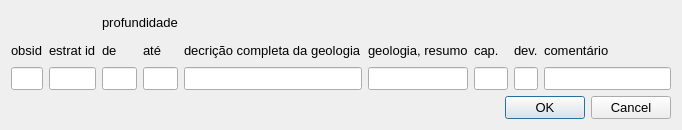
<?xml version="1.0" encoding="UTF-8"?>
<ui version="4.0">
 <class>Dialog</class>
 <widget class="QDialog" name="Dialog">
  <property name="geometry">
   <rect>
    <x>0</x>
    <y>0</y>
    <width>656</width>
    <height>130</height>
   </rect>
  </property>
  <property name="sizePolicy">
   <sizepolicy hsizetype="Preferred" vsizetype="Minimum">
    <horstretch>0</horstretch>
    <verstretch>0</verstretch>
   </sizepolicy>
  </property>
  <property name="minimumSize">
   <size>
    <width>0</width>
    <height>120</height>
   </size>
  </property>
  <property name="maximumSize">
   <size>
    <width>16777215</width>
    <height>135</height>
   </size>
  </property>
  <property name="windowTitle">
   <string>Dialog</string>
  </property>
  <layout class="QGridLayout" name="gridLayout" columnstretch="20,1,2,2,60,20,1,1,1,40" columnminimumwidth="0,0,0,0,0,0,0,0,0,0">
   <item row="0" column="2" colspan="2">
    <widget class="QLabel" name="label_5">
     <property name="font">
      <font>
       <family>Arial</family>
       <pointsize>10</pointsize>
      </font>
     </property>
     <property name="text">
      <string>profundidade</string>
     </property>
    </widget>
   </item>
   <item row="1" column="0">
    <widget class="QLabel" name="label">
     <property name="font">
      <font>
       <family>Arial</family>
       <pointsize>10</pointsize>
      </font>
     </property>
     <property name="text">
      <string>obsid</string>
     </property>
    </widget>
   </item>
   <item row="1" column="1">
    <widget class="QLabel" name="label_2">
     <property name="font">
      <font>
       <family>Arial</family>
       <pointsize>10</pointsize>
      </font>
     </property>
     <property name="text">
      <string>estrat id</string>
     </property>
    </widget>
   </item>
   <item row="1" column="2">
    <widget class="QLabel" name="label_3">
     <property name="font">
      <font>
       <family>Arial</family>
       <pointsize>10</pointsize>
      </font>
     </property>
     <property name="text">
      <string>de</string>
     </property>
    </widget>
   </item>
   <item row="1" column="3">
    <widget class="QLabel" name="label_4">
     <property name="font">
      <font>
       <family>Arial</family>
       <pointsize>10</pointsize>
      </font>
     </property>
     <property name="text">
      <string>até</string>
     </property>
    </widget>
   </item>
   <item row="1" column="4">
    <widget class="QLabel" name="label_6">
     <property name="font">
      <font>
       <family>Arial</family>
       <pointsize>10</pointsize>
      </font>
     </property>
     <property name="text">
      <string>decrição completa da geologia</string>
     </property>
    </widget>
   </item>
   <item row="1" column="5">
    <widget class="QLabel" name="label_7">
     <property name="font">
      <font>
       <family>Arial</family>
       <pointsize>10</pointsize>
      </font>
     </property>
     <property name="text">
      <string>geologia, resumo</string>
     </property>
    </widget>
   </item>
   <item row="1" column="6">
    <widget class="QLabel" name="label_8">
     <property name="font">
      <font>
       <family>Arial</family>
       <pointsize>10</pointsize>
      </font>
     </property>
     <property name="text">
      <string>cap.</string>
     </property>
    </widget>
   </item>
   <item row="1" column="8">
    <widget class="QLabel" name="label_9">
     <property name="font">
      <font>
       <family>Arial</family>
       <pointsize>10</pointsize>
      </font>
     </property>
     <property name="text">
      <string>dev.</string>
     </property>
    </widget>
   </item>
   <item row="1" column="9">
    <widget class="QLabel" name="label_10">
     <property name="font">
      <font>
       <family>Arial</family>
       <pointsize>10</pointsize>
      </font>
     </property>
     <property name="text">
      <string>comentário</string>
     </property>
    </widget>
   </item>
   <item row="2" column="0">
    <widget class="QLineEdit" name="obsid">
     <property name="font">
      <font>
       <family>Arial</family>
       <pointsize>10</pointsize>
      </font>
     </property>
     <property name="toolTip">
      <string>&lt;html&gt;&lt;head/&gt;&lt;body&gt;&lt;p&gt;&lt;span style=&quot; font-family:'Arial,sans-serif'; font-size:8pt; color:#000000; background-color:#ffffff;&quot;&gt;obsid must exist in obs_points.obsid&lt;/span&gt;&lt;/p&gt;&lt;/body&gt;&lt;/html&gt;</string>
     </property>
    </widget>
   </item>
   <item row="2" column="1">
    <widget class="QLineEdit" name="stratid">
     <property name="font">
      <font>
       <family>Arial</family>
       <pointsize>10</pointsize>
      </font>
     </property>
     <property name="toolTip">
      <string>&lt;html&gt;&lt;head/&gt;&lt;body&gt;&lt;p&gt;&lt;span style=&quot; font-family:'Arial,sans-serif'; font-size:8pt; color:#000000; background-color:#ffffff;&quot;&gt;Stratigraphy layer ID for the obsid, starts with layer 1 from ground surface and increases below&lt;/span&gt;&lt;/p&gt;&lt;/body&gt;&lt;/html&gt;</string>
     </property>
    </widget>
   </item>
   <item row="2" column="2">
    <widget class="QLineEdit" name="depthtop">
     <property name="font">
      <font>
       <family>Arial</family>
       <pointsize>10</pointsize>
      </font>
     </property>
     <property name="toolTip">
      <string>&lt;html&gt;&lt;head/&gt;&lt;body&gt;&lt;p&gt;&lt;span style=&quot; font-family:'Arial,sans-serif'; font-size:8pt; color:#000000; background-color:#ffffff;&quot;&gt;Depth, from surface level, to top of the stratigraphy layer&lt;/span&gt;&lt;/p&gt;&lt;/body&gt;&lt;/html&gt;</string>
     </property>
    </widget>
   </item>
   <item row="2" column="3">
    <widget class="QLineEdit" name="depthbot">
     <property name="font">
      <font>
       <family>Arial</family>
       <pointsize>10</pointsize>
      </font>
     </property>
     <property name="toolTip">
      <string>&lt;html&gt;&lt;head/&gt;&lt;body&gt;&lt;p&gt;&lt;span style=&quot; font-family:'Arial,sans-serif'; font-size:8pt; color:#000000; background-color:#ffffff;&quot;&gt;Depth, from surface level, to bottom of the stratigraphy layer&lt;/span&gt;&lt;/p&gt;&lt;/body&gt;&lt;/html&gt;</string>
     </property>
    </widget>
   </item>
   <item row="2" column="4">
    <widget class="QLineEdit" name="geology">
     <property name="font">
      <font>
       <family>Arial</family>
       <pointsize>10</pointsize>
      </font>
     </property>
     <property name="toolTip">
      <string>&lt;html&gt;&lt;head/&gt;&lt;body&gt;&lt;p&gt;&lt;span style=&quot; font-family:'Arial,sans-serif'; font-size:8pt; color:#000000; background-color:#ffffff;&quot;&gt;Full description of geology&lt;/span&gt;&lt;/p&gt;&lt;/body&gt;&lt;/html&gt;</string>
     </property>
    </widget>
   </item>
   <item row="2" column="5">
    <widget class="QLineEdit" name="geoshort">
     <property name="font">
      <font>
       <family>Arial</family>
       <pointsize>10</pointsize>
      </font>
     </property>
     <property name="toolTip">
      <string>&lt;html&gt;&lt;head/&gt;&lt;body&gt;&lt;p&gt;&lt;span style=&quot; font-family:'Arial,sans-serif'; font-size:8pt; color:#000000; background-color:#ffffff;&quot;&gt;Short description of geology, should correspond to the dictionaries used. Stratigraphy plot looks in this field and relates to coded dictionaries with fill patterns and colors. (See geocolorsymbols() in code midvatten_defs.py)&lt;/span&gt;&lt;/p&gt;&lt;/body&gt;&lt;/html&gt;</string>
     </property>
    </widget>
   </item>
   <item row="2" column="6" colspan="2">
    <widget class="QLineEdit" name="capacity">
     <property name="font">
      <font>
       <family>Arial</family>
       <pointsize>10</pointsize>
      </font>
     </property>
     <property name="toolTip">
      <string>&lt;html&gt;&lt;head/&gt;&lt;body&gt;&lt;p&gt;&lt;span style=&quot; font-family:'Arial,sans-serif'; font-size:8pt; color:#000000; background-color:#ffffff;&quot;&gt;Well capacity at the layer, may also be waterloss or similar. If using notations 1, 2, 3, 4-, 4, and so on until 6+ it will match color codes in Midvatten plugin.  (See code midvatten_defs.py)&lt;/span&gt;&lt;/p&gt;&lt;/body&gt;&lt;/html&gt;</string>
     </property>
    </widget>
   </item>
   <item row="2" column="8">
    <widget class="QLineEdit" name="development">
     <property name="font">
      <font>
       <family>Arial</family>
       <pointsize>10</pointsize>
      </font>
     </property>
     <property name="toolTip">
      <string>&lt;html&gt;&lt;head/&gt;&lt;body&gt;&lt;p&gt;&lt;span style=&quot; font-family:'Arial,sans-serif'; font-size:8pt; color:#000000; background-color:#ffffff;&quot;&gt;Well development - Is the flushed water clear and free of suspended solids?&lt;/span&gt;&lt;/p&gt;&lt;/body&gt;&lt;/html&gt;</string>
     </property>
    </widget>
   </item>
   <item row="2" column="9">
    <widget class="QLineEdit" name="comment">
     <property name="font">
      <font>
       <family>Arial</family>
       <pointsize>10</pointsize>
      </font>
     </property>
     <property name="toolTip">
      <string>&lt;html&gt;&lt;head/&gt;&lt;body&gt;&lt;p&gt;Comment&lt;/p&gt;&lt;/body&gt;&lt;/html&gt;</string>
     </property>
    </widget>
   </item>
   <item row="3" column="7" colspan="3">
    <widget class="QDialogButtonBox" name="buttonBox">
     <property name="font">
      <font>
       <family>Arial</family>
       <pointsize>10</pointsize>
      </font>
     </property>
     <property name="orientation">
      <enum>Qt::Horizontal</enum>
     </property>
     <property name="standardButtons">
      <set>QDialogButtonBox::Cancel|QDialogButtonBox::Ok</set>
     </property>
    </widget>
   </item>
  </layout>
 </widget>
 <resources/>
 <connections>
  <connection>
   <sender>buttonBox</sender>
   <signal>accepted()</signal>
   <receiver>Dialog</receiver>
   <slot>accept()</slot>
   <hints>
    <hint type="sourcelabel">
     <x>248</x>
     <y>254</y>
    </hint>
    <hint type="destinationlabel">
     <x>157</x>
     <y>274</y>
    </hint>
   </hints>
  </connection>
  <connection>
   <sender>buttonBox</sender>
   <signal>rejected()</signal>
   <receiver>Dialog</receiver>
   <slot>reject()</slot>
   <hints>
    <hint type="sourcelabel">
     <x>316</x>
     <y>260</y>
    </hint>
    <hint type="destinationlabel">
     <x>286</x>
     <y>274</y>
    </hint>
   </hints>
  </connection>
 </connections>
</ui>
